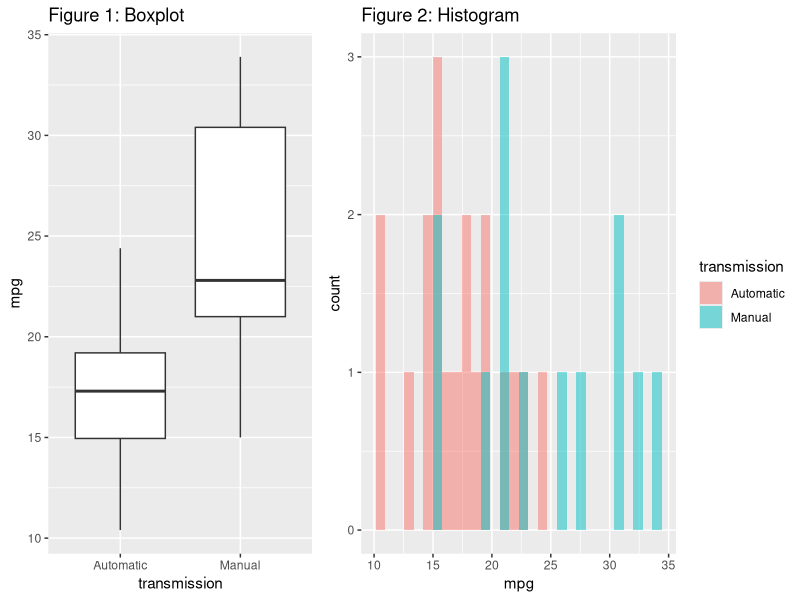
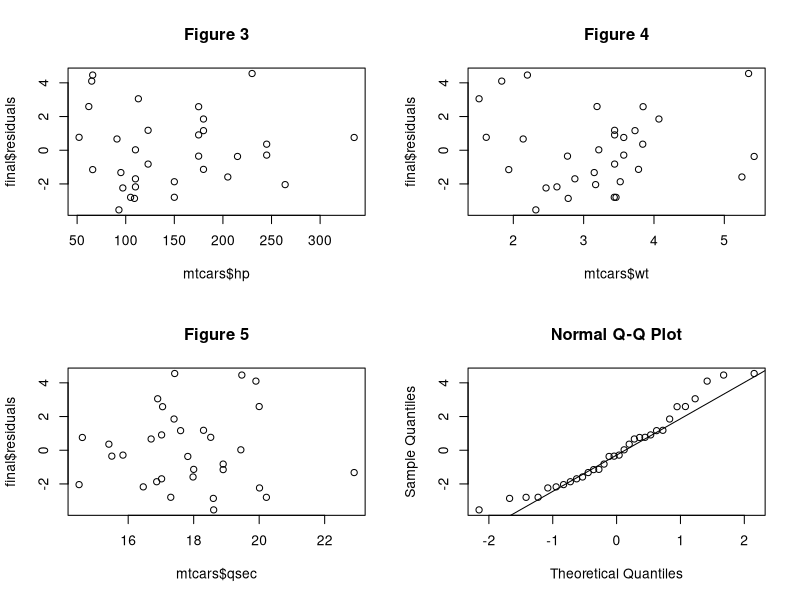

Write R code to recreate these figures, in order.
## ---- chunk 1
data(mtcars)
library(ggplot2)
library(grid)
# Add a column of factors that label auto versus manual (0 versus 1)
mtcars$transmission <- factor(mtcars$am,levels=c(0,1),labels=c("Automatic","Manual")) 
# boxplot
p1 = ggplot(mtcars)+geom_boxplot(aes(x=transmission,y=mpg))+ggtitle("Figure 1: Boxplot")
# histogram
p2 = ggplot(mtcars, aes(x=mpg, fill=transmission)) + geom_histogram(alpha=.5, position="identity")+xlab("mpg")+ylab("count")+ggtitle("Figure 2: Histogram")
pushViewport(viewport(layout = grid.layout(1, 2, widths=c(0.40,0.60))))
print(p1, vp = viewport(layout.pos.row = 1, layout.pos.col = 1))
print(p2, vp = viewport(layout.pos.row = 1, layout.pos.col = 2))
## ---- chunk 2
# Backwards Elimination with Adjusted R-squared, keeping "am"
# Original fit, all variables
fit<-lm(mpg~am+cyl+disp+hp+drat+wt+qsec+vs+gear+carb,mtcars)
summary(fit)$adj.r.squared

# Removal, round 1, keeping "am"
rvals<-NULL
rvals<-c(rvals,summary(lm(mpg~disp+hp+drat+wt+qsec+vs+am+gear+carb,mtcars))$adj.r.squared)
rvals<-c(rvals,summary(lm(mpg~cyl+hp+drat+wt+qsec+vs+am+gear+carb,mtcars))$adj.r.squared)
rvals<-c(rvals,summary(lm(mpg~cyl+disp+drat+wt+qsec+vs+am+gear+carb,mtcars))$adj.r.squared)
rvals<-c(rvals,summary(lm(mpg~cyl+disp+hp+wt+qsec+vs+am+gear+carb,mtcars))$adj.r.squared)
rvals<-c(rvals,summary(lm(mpg~cyl+disp+hp+drat+qsec+vs+am+gear+carb,mtcars))$adj.r.squared)
rvals<-c(rvals,summary(lm(mpg~cyl+disp+hp+drat+wt+vs+am+gear+carb,mtcars))$adj.r.squared)
rvals<-c(rvals,summary(lm(mpg~cyl+disp+hp+drat+wt+qsec+am+gear+carb,mtcars))$adj.r.squared)
rvals<-c(rvals,summary(lm(mpg~cyl+disp+hp+drat+wt+qsec+vs+am+carb,mtcars))$adj.r.squared)
rvals<-c(rvals,summary(lm(mpg~cyl+disp+hp+drat+wt+qsec+vs+am+gear,mtcars))$adj.r.squared)
rvals
max(rvals)

# Removal, round 2, keeping "am"
rvals<-NULL
rvals<-c(rvals,summary(lm(mpg~hp+drat+wt+qsec+vs+am+gear+carb,mtcars))$adj.r.squared)
rvals<-c(rvals,summary(lm(mpg~disp+drat+wt+qsec+vs+am+gear+carb,mtcars))$adj.r.squared)
rvals<-c(rvals,summary(lm(mpg~disp+hp+wt+qsec+vs+am+gear+carb,mtcars))$adj.r.squared)
rvals<-c(rvals,summary(lm(mpg~disp+hp+drat+qsec+vs+am+gear+carb,mtcars))$adj.r.squared)
rvals<-c(rvals,summary(lm(mpg~disp+hp+drat+wt+vs+am+gear+carb,mtcars))$adj.r.squared)
rvals<-c(rvals,summary(lm(mpg~disp+hp+drat+wt+qsec+am+gear+carb,mtcars))$adj.r.squared)
rvals<-c(rvals,summary(lm(mpg~disp+hp+drat+wt+qsec+vs+am+carb,mtcars))$adj.r.squared)
rvals<-c(rvals,summary(lm(mpg~disp+hp+drat+wt+qsec+vs+am+gear,mtcars))$adj.r.squared)
rvals
max(rvals)

# Removal, round 3, keeping "am"
rvals<-NULL
rvals<-c(rvals,summary(lm(mpg~hp+drat+wt+qsec+am+gear+carb,mtcars))$adj.r.squared)
rvals<-c(rvals,summary(lm(mpg~disp+drat+wt+qsec+am+gear+carb,mtcars))$adj.r.squared)
rvals<-c(rvals,summary(lm(mpg~disp+hp+wt+qsec+am+gear+carb,mtcars))$adj.r.squared)
rvals<-c(rvals,summary(lm(mpg~disp+hp+drat+qsec+am+gear+carb,mtcars))$adj.r.squared)
rvals<-c(rvals,summary(lm(mpg~disp+hp+drat+wt+am+gear+carb,mtcars))$adj.r.squared)
rvals<-c(rvals,summary(lm(mpg~disp+hp+drat+wt+qsec+am+carb,mtcars))$adj.r.squared)
rvals<-c(rvals,summary(lm(mpg~disp+hp+drat+wt+qsec+am+gear,mtcars))$adj.r.squared)
rvals
max(rvals)

# Removal, round 4, keeping "am"
rvals=NULL
rvals<-c(rvals,summary(lm(mpg~hp+drat+wt+qsec+am+gear,mtcars))$adj.r.squared)
rvals<-c(rvals,summary(lm(mpg~disp+drat+wt+qsec+am+gear,mtcars))$adj.r.squared)
rvals<-c(rvals,summary(lm(mpg~disp+hp+wt+qsec+am+gear,mtcars))$adj.r.squared)
rvals<-c(rvals,summary(lm(mpg~disp+hp+drat+qsec+am+gear,mtcars))$adj.r.squared)
rvals<-c(rvals,summary(lm(mpg~disp+hp+drat+wt+am+gear,mtcars))$adj.r.squared)
rvals<-c(rvals,summary(lm(mpg~disp+hp+drat+wt+qsec+am,mtcars))$adj.r.squared)
rvals
max(rvals)

# Removal, round 5, keeping "am"
rvals=NULL
rvals<-c(rvals,summary(lm(mpg~hp+drat+wt+qsec+am,mtcars))$adj.r.squared)
rvals<-c(rvals,summary(lm(mpg~disp+drat+wt+qsec+am,mtcars))$adj.r.squared)
rvals<-c(rvals,summary(lm(mpg~disp+hp+wt+qsec+am,mtcars))$adj.r.squared)
rvals<-c(rvals,summary(lm(mpg~disp+hp+drat+qsec+am,mtcars))$adj.r.squared)
rvals<-c(rvals,summary(lm(mpg~disp+hp+drat+wt+am,mtcars))$adj.r.squared)
rvals
max(rvals)

# Removal, round 6, keeping "am"
rvals=NULL
rvals<-c(rvals,summary(lm(mpg~hp+wt+qsec+am,mtcars))$adj.r.squared)
rvals<-c(rvals,summary(lm(mpg~disp+wt+qsec+am,mtcars))$adj.r.squared)
rvals<-c(rvals,summary(lm(mpg~disp+hp+qsec+am,mtcars))$adj.r.squared)
rvals<-c(rvals,summary(lm(mpg~disp+hp+wt+am,mtcars))$adj.r.squared)
rvals
max(rvals)

## The resulting model yielding the strongest adjusted R-squared:
summary(lm(mpg~disp+hp+wt+qsec+am,mtcars))$adj.r.squared

## ---- chunk 3
# Backwards Elimination with Adjusted R-squared, keeping "am"
fit<-lm(mpg~am+cyl+disp+hp+drat+wt+qsec+vs+gear+carb,mtcars)
summary(fit)$adj.r.squared

# Removal, round 1, removing "am"
rvals<-NULL
rvals<-c(rvals,summary(lm(mpg~cyl+disp+hp+drat+wt+qsec+vs+gear+carb,mtcars))$adj.r.squared)
rvals<-c(rvals,summary(lm(mpg~am+disp+hp+drat+wt+qsec+vs+gear+carb,mtcars))$adj.r.squared)
rvals<-c(rvals,summary(lm(mpg~am+cyl+hp+drat+wt+qsec+vs+gear+carb,mtcars))$adj.r.squared)
rvals<-c(rvals,summary(lm(mpg~am+cyl+disp+drat+wt+qsec+vs+gear+carb,mtcars))$adj.r.squared)
rvals<-c(rvals,summary(lm(mpg~am+cyl+disp+hp+wt+qsec+vs+gear+carb,mtcars))$adj.r.squared)
rvals<-c(rvals,summary(lm(mpg~am+cyl+disp+hp+drat+qsec+vs+gear+carb,mtcars))$adj.r.squared)
rvals<-c(rvals,summary(lm(mpg~am+cyl+disp+hp+drat+wt+vs+gear+carb,mtcars))$adj.r.squared)
rvals<-c(rvals,summary(lm(mpg~am+cyl+disp+hp+drat+wt+qsec+gear+carb,mtcars))$adj.r.squared)
rvals<-c(rvals,summary(lm(mpg~am+cyl+disp+hp+drat+wt+qsec+vs+carb,mtcars))$adj.r.squared)
rvals<-c(rvals,summary(lm(mpg~am+cyl+disp+hp+drat+wt+qsec+vs+gear,mtcars))$adj.r.squared)
rvals
max(rvals)

# Removal, round 2, removing "am"
rvals=NULL
rvals<-c(rvals,summary(lm(mpg~disp+hp+drat+wt+qsec+vs+gear+carb,mtcars))$adj.r.squared)
rvals<-c(rvals,summary(lm(mpg~am+hp+drat+wt+qsec+vs+gear+carb,mtcars))$adj.r.squared)
rvals<-c(rvals,summary(lm(mpg~am+disp+drat+wt+qsec+vs+gear+carb,mtcars))$adj.r.squared)
rvals<-c(rvals,summary(lm(mpg~am+disp+hp+wt+qsec+vs+gear+carb,mtcars))$adj.r.squared)
rvals<-c(rvals,summary(lm(mpg~am+disp+hp+drat+qsec+vs+gear+carb,mtcars))$adj.r.squared)
rvals<-c(rvals,summary(lm(mpg~am+disp+hp+drat+wt+vs+gear+carb,mtcars))$adj.r.squared)
rvals<-c(rvals,summary(lm(mpg~am+disp+hp+drat+wt+qsec+gear+carb,mtcars))$adj.r.squared)
rvals<-c(rvals,summary(lm(mpg~am+disp+hp+drat+wt+qsec+vs+carb,mtcars))$adj.r.squared)
rvals<-c(rvals,summary(lm(mpg~am+disp+hp+drat+wt+qsec+vs+gear,mtcars))$adj.r.squared)
rvals
max(rvals)

# Removal, round 3, removing "am"
rvals=NULL
rvals<-c(rvals,summary(lm(mpg~disp+hp+drat+wt+qsec+gear+carb,mtcars))$adj.r.squared)
rvals<-c(rvals,summary(lm(mpg~am+hp+drat+wt+qsec+gear+carb,mtcars))$adj.r.squared)
rvals<-c(rvals,summary(lm(mpg~am+disp+drat+wt+qsec+gear+carb,mtcars))$adj.r.squared)
rvals<-c(rvals,summary(lm(mpg~am+disp+hp+wt+qsec+gear+carb,mtcars))$adj.r.squared)
rvals<-c(rvals,summary(lm(mpg~am+disp+hp+drat+qsec+gear+carb,mtcars))$adj.r.squared)
rvals<-c(rvals,summary(lm(mpg~am+disp+hp+drat+wt+gear+carb,mtcars))$adj.r.squared)
rvals<-c(rvals,summary(lm(mpg~am+disp+hp+drat+wt+qsec+carb,mtcars))$adj.r.squared)
rvals<-c(rvals,summary(lm(mpg~am+disp+hp+drat+wt+qsec+gear,mtcars))$adj.r.squared)
rvals
max(rvals)

# Removal, round 4, removing "am"
rvals=NULL
rvals<-c(rvals,summary(lm(mpg~disp+hp+drat+wt+qsec+gear,mtcars))$adj.r.squared)
rvals<-c(rvals,summary(lm(mpg~am+hp+drat+wt+qsec+gear,mtcars))$adj.r.squared)
rvals<-c(rvals,summary(lm(mpg~am+disp+drat+wt+qsec+gear,mtcars))$adj.r.squared)
rvals<-c(rvals,summary(lm(mpg~am+disp+hp+wt+qsec+gear,mtcars))$adj.r.squared)
rvals<-c(rvals,summary(lm(mpg~am+disp+hp+drat+qsec+gear,mtcars))$adj.r.squared)
rvals<-c(rvals,summary(lm(mpg~am+disp+hp+drat+wt+gear,mtcars))$adj.r.squared)
rvals<-c(rvals,summary(lm(mpg~am+disp+hp+drat+wt+qsec,mtcars))$adj.r.squared)
rvals
max(rvals)

# Removal, round 5, removing "am"
rvals=NULL
rvals<-c(rvals,summary(lm(mpg~disp+hp+drat+wt+qsec,mtcars))$adj.r.squared)
rvals<-c(rvals,summary(lm(mpg~am+hp+drat+wt+qsec,mtcars))$adj.r.squared)
rvals<-c(rvals,summary(lm(mpg~am+disp+drat+wt+qsec,mtcars))$adj.r.squared)
rvals<-c(rvals,summary(lm(mpg~am+disp+hp+wt+qsec,mtcars))$adj.r.squared)
rvals<-c(rvals,summary(lm(mpg~am+disp+hp+drat+qsec,mtcars))$adj.r.squared)
rvals<-c(rvals,summary(lm(mpg~am+disp+hp+drat+wt,mtcars))$adj.r.squared)
rvals
max(rvals)

# Removal, round 6, removing "am"
rvals=NULL
rvals<-c(rvals,summary(lm(mpg~disp+hp+wt+qsec,mtcars))$adj.r.squared)
rvals<-c(rvals,summary(lm(mpg~am+hp+wt+qsec,mtcars))$adj.r.squared)
rvals<-c(rvals,summary(lm(mpg~am+disp+wt+qsec,mtcars))$adj.r.squared)
rvals<-c(rvals,summary(lm(mpg~am+disp+hp+qsec,mtcars))$adj.r.squared)
rvals<-c(rvals,summary(lm(mpg~am+disp+hp+wt,mtcars))$adj.r.squared)
rvals
max(rvals)

## The resulting model yielding the strongest adjusted R-squared:
summary(lm(mpg~am+disp+hp+wt+qsec,mtcars))$adj.r.squared
## ---- chunk 4
# Backwards elimination using p-value, full model
fit<-lm(mpg~am+cyl+disp+hp+drat+wt+qsec+vs+gear+carb,mtcars)
summary(fit)

# Removed "cyl"
fit<-lm(mpg~am+disp+hp+drat+wt+qsec+vs+gear+carb,mtcars)
summary(fit)

# Removed "vs"
fit<-lm(mpg~am+disp+hp+drat+wt+qsec+gear+carb,mtcars)
summary(fit)

# Removed "carb"
fit<-lm(mpg~am+disp+hp+drat+wt+qsec+gear,mtcars)
summary(fit)

# Removed "gear"
fit<-lm(mpg~am+disp+hp+drat+wt+qsec,mtcars)
summary(fit)

# Removed "drat"
fit<-lm(mpg~am+disp+hp+wt+qsec,mtcars)
summary(fit)

# Removed "disp"
fit<-lm(mpg~am+hp+wt+qsec,mtcars)
summary(fit)

# Removed "hp" - all slopes are at significance but intercept is not?
fit<-lm(mpg~am+wt+qsec,mtcars)
summary(fit)

## ---- chunk 5
final <- lm(mpg~am+disp+hp+wt+qsec,mtcars)
par(mfrow=c(2,2))
#plot(final$residuals ~ mtcars$am)
plot(final$residuals ~ mtcars$hp)
title(main="Figure 3")
plot(final$residuals ~ mtcars$wt, title="Figure 4")
title(main="Figure 4")
plot(final$residuals ~ mtcars$qsec, title="Figure 5")
title(main="Figure 5")
qqnorm(final$residuals)
qqline(final$residuals)
## ---- chunk 6
final <- lm(mpg~am+disp+hp+wt+qsec,mtcars)
summary(final)
